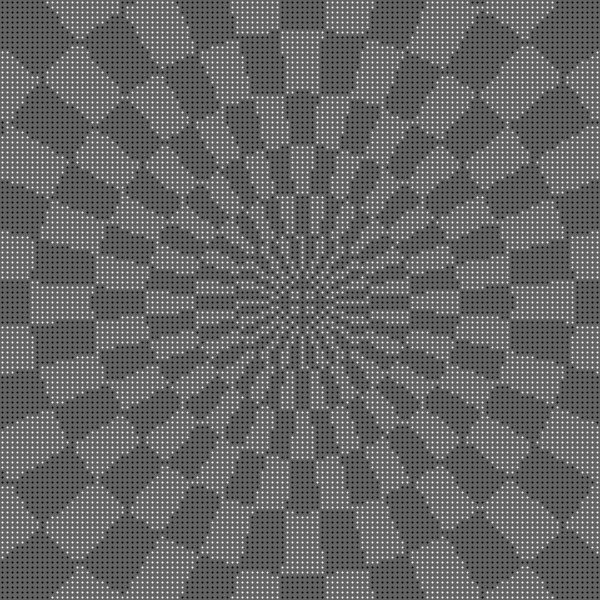
Frame 1 (no input)
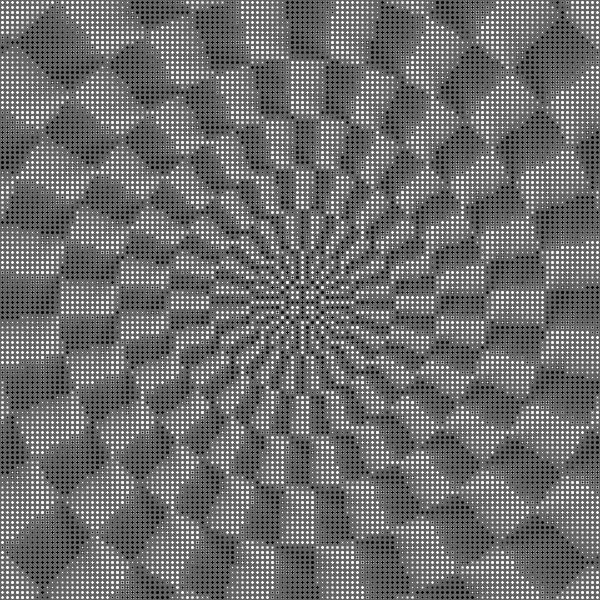
Frame 60 (the mouse pressed at the canvas centre just before this capture)
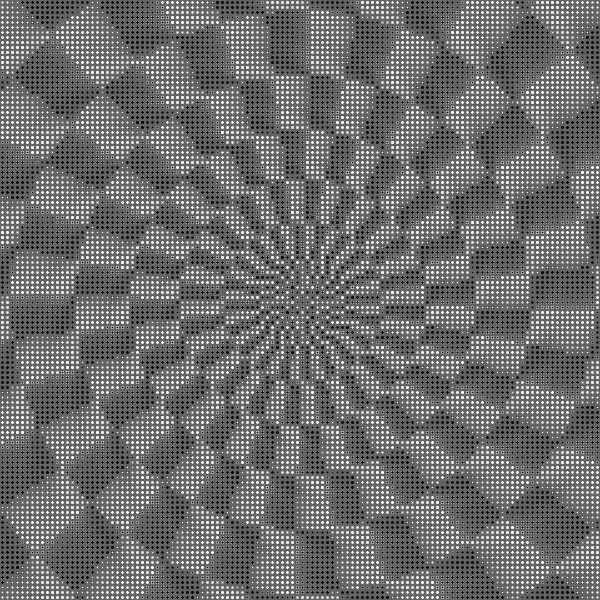
Frame 120 (the mouse held since frame 60 and released just before this capture)

The Processing sketch that drew these frames (run headless with seeded random() and noise(); from frame 60 on, the mouse is pressed at the canvas centre):

// Processing sketch: RadialCheckers
// ── RadialCheckers.pde
float pixelSize = 5.0f;
int thetaFactor = 20;
PVector center = new PVector(0,0);
PVector pixelOffset = new PVector(pixelSize/2, pixelSize/2);
float time;
float radiusFactor = 60;
float radiusSpeed = 3;
float angleSpeed = 10;

void setup()
{
  size(600, 600);

  background(100);
  strokeWeight(2);

  center = new PVector(width/2, height/2);
}

float squareWave(float value)
{
  float temp =sin(value); 
  
  return temp/abs(temp);
}

void draw()
{
  time = millis()/1000.0f;
  
  float x, y, xNorm, yNorm;
  for (int i = 0; i < width/pixelSize; i++)
  {
    x= (i*pixelSize - center.x);

    for (int j = 0; j < height/pixelSize; j++)
    {
      y= (j*pixelSize-center.y);

      xNorm = x/width;
      yNorm = y/height;

      float radius = sqrt( xNorm*xNorm + yNorm * yNorm);
      
      float theta = thetaFactor * atan2(yNorm,xNorm); 
      float value = squareWave(radiusFactor/(1+radius)-time*radiusSpeed) * squareWave(theta-time*angleSpeed);
      
      stroke(255*value);
      point(pixelOffset.x + width/2 + x, pixelOffset.y + height/2+y);
    }
  }
}
  
